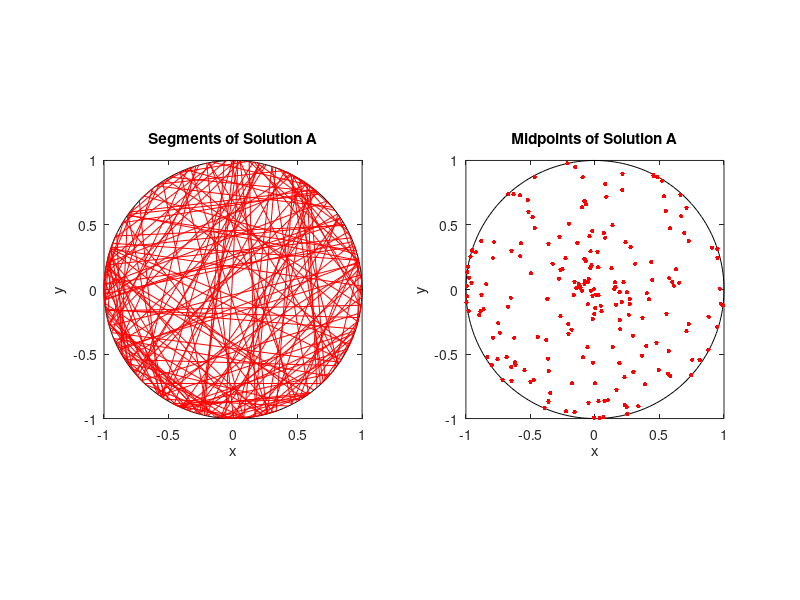
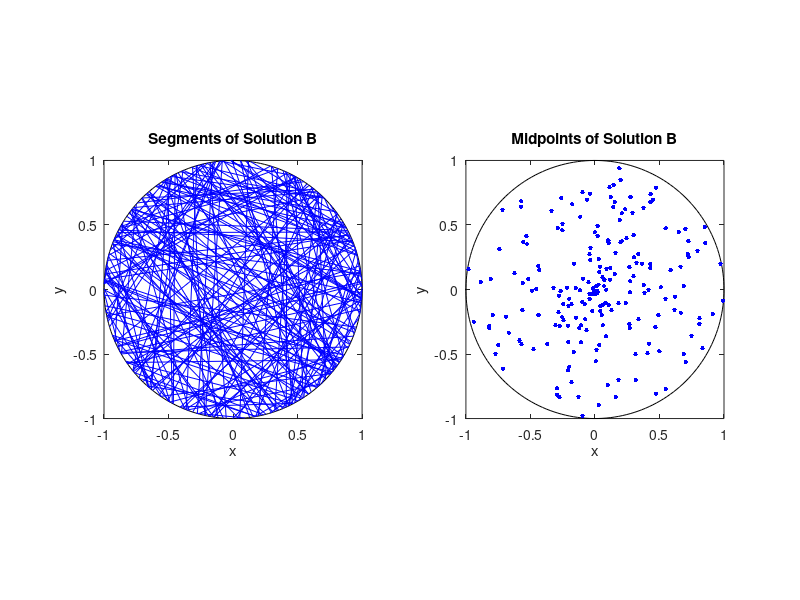
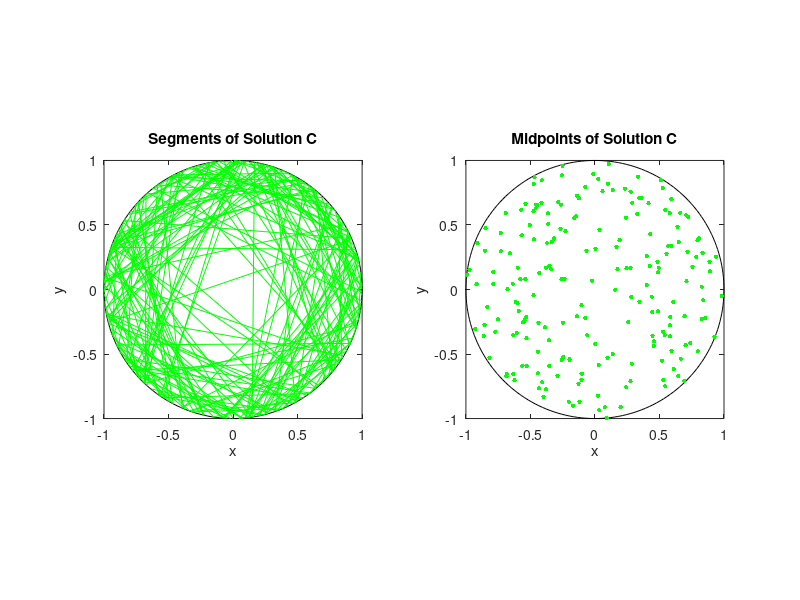

Write the MATLAB code that produced these figures, in order.
% Illustrate the three solutions of the Betrand paradox on a disk.
% The three solutions are labelled A, B and C, which correspond to
% solutions 1, 2 and 3 in, for example, the Wikipedia article:
% https://en.wikipedia.org/wiki/Bertrand_paradox_(probability)
% Author: H. Paul Keeler, 2019.

close all; clearvars; clc;

%%%START Parameters START%%%
%Simulation disk dimensions
xx0=0; yy0=0; %center of disk
r=1; %disk radius
numbLines=200;%number of lines
%%%END Parameters END%%%

%%%START Simulate three solutions on a disk START%%%
%Solution A
thetaA1=2*pi*rand(numbLines,1); %choose angular component uniformly
thetaA2=2*pi*rand(numbLines,1); %choose angular component uniformly

%calculate segment endpoints
xxA1=xx0+r*cos(thetaA1);
yyA1=yy0+r*sin(thetaA1);
xxA2=xx0+r*cos(thetaA2);
yyA2=yy0+r*sin(thetaA2);
%calculate midpoints of segments
xxA0=(xxA1+xxA2)/2; yyA0=(yyA1+yyA2)/2;

%Solution B
thetaB=2*pi*rand(numbLines,1); %choose angular component uniformly
pB=r*rand(numbLines,1); %choose radial component uniformly
qB=sqrt(r.^2-pB.^2); %distance to circle edge (alonge line)

%calculate trig values
sin_thetaB=sin(thetaB);
cos_thetaB=cos(thetaB);

%calculate segment endpoints
xxB1=xx0+pB.*cos_thetaB+qB.*sin_thetaB;
yyB1=yy0+pB.*sin_thetaB-qB.*cos_thetaB;
xxB2=xx0+pB.*cos_thetaB-qB.*sin_thetaB;
yyB2=yy0+pB.*sin_thetaB+qB.*cos_thetaB;
%calculate midpoints of segments
xxB0=(xxB1+xxB2)/2; yyB0=(yyB1+yyB2)/2;

%Solution C
%choose a point uniformly in the disk
thetaC=2*pi*rand(numbLines,1); %choose angular component uniformly
pC=r*sqrt(rand(numbLines,1)); %choose radial component
qC=sqrt(r.^2-pC.^2); %distance to circle edge (alonge line)

%calculate trig values
sin_thetaC=sin(thetaC);
cos_thetaC=cos(thetaC);

%calculate segment endpoints
xxC1=xx0+pC.*cos_thetaC+qC.*sin_thetaC;
yyC1=yy0+pC.*sin_thetaC-qC.*cos_thetaC;
xxC2=xx0+pC.*cos_thetaC-qC.*sin_thetaC;
yyC2=yy0+pC.*sin_thetaC+qC.*cos_thetaC;
%calculate midpoints of segments
xxC0=(xxC1+xxC2)/2; yyC0=(yyC1+yyC2)/2;
%%%END Simulate three solutions on a disk END%%%

%create points for circle
t=linspace(0,2*pi,200);
xp=r*cos(t); yp=r*sin(t);

%%% START Plotting %%%START
%Solution A
figure;
subplot(1,2,1);
%draw circle
plot(xx0+xp,yy0+yp,'k');
axis square; hold on;
xlabel('x'); ylabel('y');
title('Segments of Solution A');
%plot segments of Solution A
plot([xxA1';xxA2'],[yyA1';yyA2'],'r');
subplot(1,2,2);
%draw circle
plot(xx0+xp,yy0+yp,'k');
axis square; hold on;
xlabel('x'); ylabel('y');
title('Midpoints of Solution A');
%plot midpoints of Solution A
plot(xxA0,yyA0,'r.','MarkerSize',10);

%Solution B
figure;
subplot(1,2,1);
%draw circle
plot(xx0+xp,yy0+yp,'k');
axis square; hold on;
xlabel('x'); ylabel('y');
title('Segments of Solution B');
%plot segments of Solution B
plot([xxB1';xxB2'],[yyB1';yyB2'],'b');
subplot(1,2,2);
%draw circle
plot(xx0+xp,yy0+yp,'k');
axis square; hold on;
xlabel('x'); ylabel('y');
title('Midpoints of Solution B');
%plot midpoints of Solution B
plot(xxB0,yyB0,'b.','MarkerSize',10);

%Solution C
figure;
subplot(1,2,1);
%draw circle
plot(xx0+xp,yy0+yp,'k');
axis square; hold on;
xlabel('x'); ylabel('y');
title('Segments of Solution C');
%plot segments of Solution C
plot([xxC1';xxC2'],[yyC1';yyC2'],'g');
subplot(1,2,2);
%draw circle
plot(xx0+xp,yy0+yp,'k');
axis square; hold on;
xlabel('x'); ylabel('y');
title('Midpoints of Solution C');
%plot midpoints of Solution C
plot(xxC0,yyC0,'g.','MarkerSize',10);
%%%END Plotting END%%%
